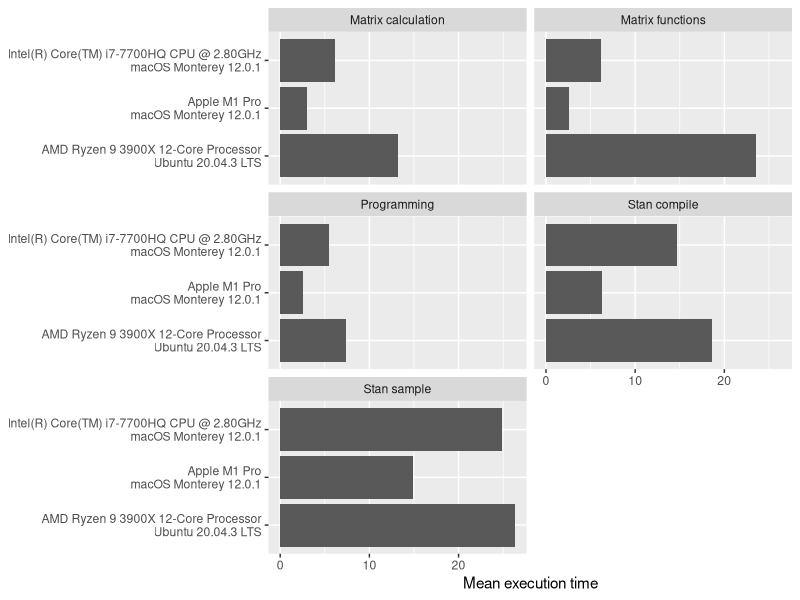

Write R code to recreate this figure.
## ---- chunk 1
library(tidyverse)
knitr::opts_chunk$set(fig.retina = 2)
d <- read_csv("results.csv")
## ---- chunk 2
d %>% 
  ggplot(aes(mean, paste(cpu, os, sep = "\n"))) +
  scale_x_continuous("Mean execution time") +
  geom_col() +
  facet_wrap("expr", nrow = 3) +
  theme(axis.title.y = element_blank())
